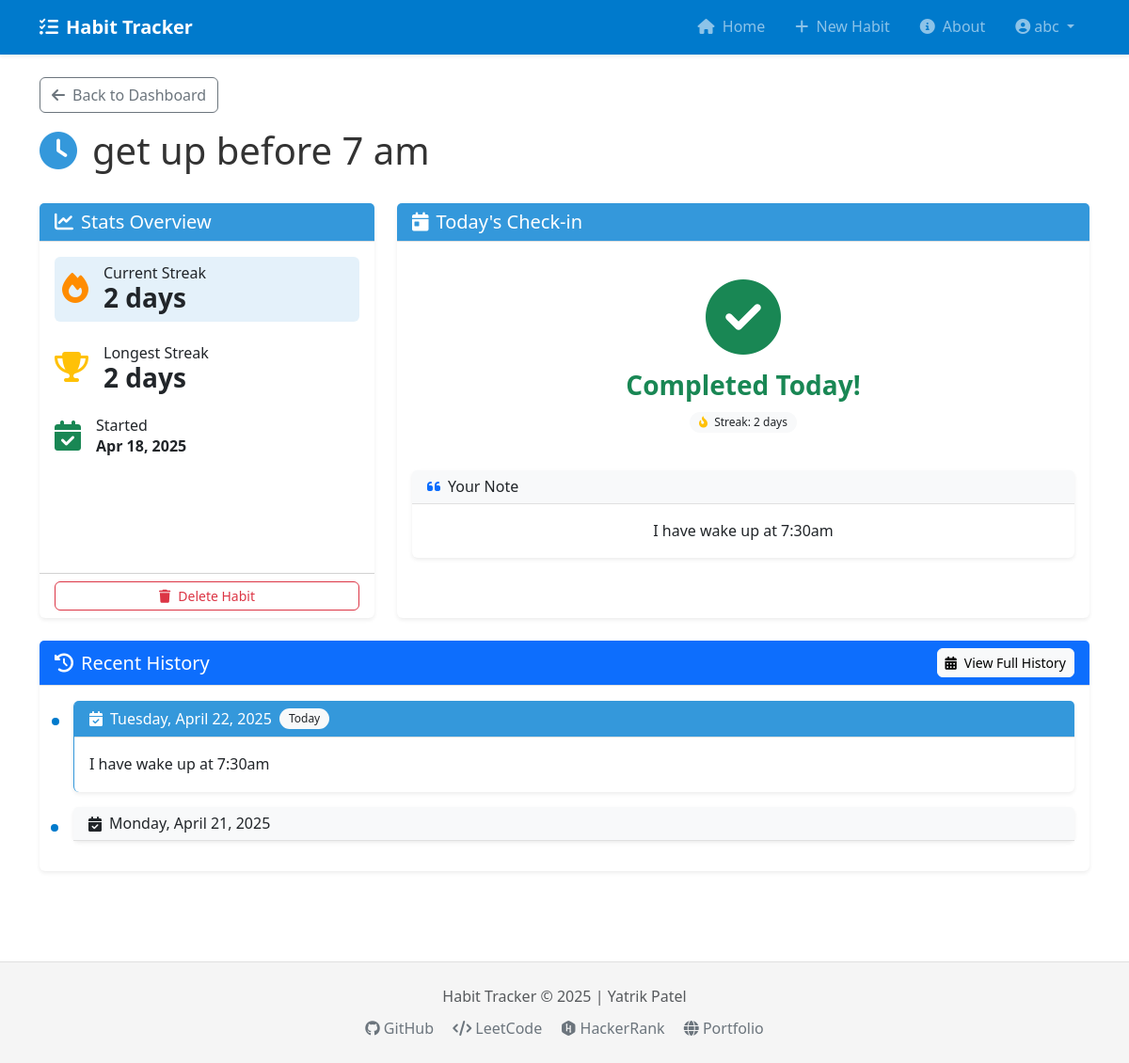
Page /habit/1 (signed in) on the committed database.
### models.py (models this page shows, shortened)
class User(db.Model, UserMixin):
    __tablename__ = 'users'
    id = db.Column(db.Integer, primary_key=True)
    username = db.Column(db.String(64), unique=True, nullable=False)
    email = db.Column(db.String(120), unique=True, nullable=False)
    password_hash = db.Column(db.String(128))
    created_at = db.Column(db.DateTime, default=datetime.utcnow)
    habits = db.relationship('Habit', backref='user', lazy=True, cascade="all, delete-orphan")

class Habit(db.Model):
    __tablename__ = 'habits'
    id = db.Column(db.Integer, primary_key=True)
    name = db.Column(db.String(100), nullable=False)
    created_at = db.Column(db.DateTime, default=datetime.utcnow)
    color = db.Column(db.String(7), default="#3498db")  # Hex color code
    icon = db.Column(db.String(50), nullable=True)
    current_streak = db.Column(db.Integer, default=0)
    longest_streak = db.Column(db.Integer, default=0)
    user_id = db.Column(db.Integer, db.ForeignKey('users.id'), nullable=False)
    logs = db.relationship('HabitLog', backref='habit', lazy=True, cascade="all, delete-orphan")

class HabitLog(db.Model):
    __tablename__ = 'habit_logs'
    id = db.Column(db.Integer, primary_key=True)
    habit_id = db.Column(db.Integer, db.ForeignKey('habits.id'), nullable=False)
    date = db.Column(db.Date, default=date.today)
    note = db.Column(db.Text, nullable=True)

### routes/habit_routes.py (the view)
@habit_bp.route('/<int:id>', methods=['GET'])
@login_required
def habit_detail(id):
    habit = Habit.query.get_or_404(id)
    if habit.user_id != current_user.id:
        abort(403)
    today = date.today()
    today_log = HabitLog.query.filter_by(
        habit_id=habit.id,
        date=today
    ).first()
    recent_logs = HabitLog.query.filter_by(
        habit_id=habit.id
    ).order_by(desc(HabitLog.date)).limit(10).all()
    return render_template(
        'habit_detail.html',
        habit=habit,
        today_log=today_log,
        recent_logs=recent_logs
    )

### app.py (called while the page is built)
def create_app(config_class=Config):
    app = Flask(__name__)
    app.config.from_object(config_class)
    db.init_app(app)
    login_manager = LoginManager()
    login_manager.login_view = 'auth.login'
    login_manager.login_message_category = 'info'
    login_manager.login_message = 'Please log in to access this page.'
    login_manager.init_app(app)
    @login_manager.user_loader
    def load_user(user_id):
        return User.query.get(int(user_id))
    register_routes(app)
    with app.app_context():
        db.create_all()
    return app

### templates/habit_detail.html (shortened to what this page needs)
{% extends "base.html" %}
{% block content %}
<div class="row mb-4">
    <div class="col">
        <a href="{{ url_for('main.home') }}" class="btn btn-outline-secondary mb-3">
            <i class="fas fa-arrow-left me-2"></i>Back to Dashboard
        </a>
        <h1 class="d-flex align-items-center">
            {% if habit.icon %}
                <i class="fas fa-{{ habit.icon }} habit-icon me-3"></i>
            {% endif %}
            {{ habit.name }}
        </h1>
    </div>
</div>
<div class="row">
    <div class="col-md-4 mb-4">
        <div class="card shadow-sm h-100 border-0">
            <div class="card-header habit-header">
                <h5 class="mb-0 d-flex align-items-center">
                    <i class="fas fa-chart-line me-2"></i>
                    Stats Overview
                </h5>
            </div>
            <div class="card-body">
                <div class="d-flex align-items-center mb-4 p-2 rounded habit-bg-light">
                    <div class="me-3">
                        <i class="fas fa-fire fa-2x streak-fire"></i>
                    </div>
                    <div>
                        <h6 class="mb-0">Current Streak</h6>
                        <h3 class="mb-0 fw-bold" id="current-streak">{{ habit.current_streak }} day{% if habit.current_streak != 1 %}s{% endif %}</h3>
                    </div>
                </div>
                <div class="d-flex align-items-center mb-4">
                    <div class="me-3">
                        <i class="fas fa-trophy fa-2x text-warning"></i>
                    </div>
                    <div>
                        <h6 class="mb-0">Longest Streak</h6>
                        <h3 class="mb-0 fw-bold" id="longest-streak">{{ habit.longest_streak }} day{% if habit.longest_streak != 1 %}s{% endif %}</h3>
                    </div>
                </div>
                <div class="d-flex align-items-center">
                    <div class="me-3">
                        <i class="fas fa-calendar-check fa-2x text-success"></i>
                    </div>
                    <div>
                        <h6 class="mb-0">Started</h6>
                        <p class="mb-0 fw-bold">{{ habit.created_at.strftime('%b %d, %Y') }}</p>
                    </div>
                </div>
            </div>
            <div class="card-footer bg-transparent">
                <form method="POST" action="{{ url_for('habit.delete_habit', id=habit.id) }}"
                      onsubmit="return confirm('Are you sure you want to delete this habit? All logs will be lost.');">
                    <button type="submit" class="btn btn-outline-danger btn-sm w-100">
                        <i class="fas fa-trash me-2"></i>Delete Habit
                    </button>
                </form>
            </div>
        </div>
    </div>
    <div class="col-md-8 mb-4">
        <div class="card shadow-sm border-0">
            <div class="card-header habit-header">
                <h5 class="mb-0 d-flex align-items-center">
                    <i class="fas fa-calendar-day me-2"></i>
                    Today's Check-in
                </h5>
            </div>
            <div class="card-body">
                {% if not today_log %}
                    <div class="text-center py-4">
                        <h5 class="mb-4 fw-bold">Did you complete "{{ habit.name }}" today?</h5>
                        <form id="check-in-form" method="POST" action="{{ url_for('habit.log_habit', id=habit.id) }}">
                            <div class="mb-4">
                                <label for="note" class="form-label">Add a note (optional)</label>
                                <textarea class="form-control" id="note" name="note" rows="2" placeholder="How did it go today?"></textarea>
                            </div>
                            <button type="submit" class="btn btn-success btn-lg px-5 shadow-sm">
                                <i class="fas fa-check me-2"></i>Yes, I did it!
                            </button>
                        </form>
                    </div>
                {% else %}
                    <div class="text-center py-4">
                        <div class="mb-4">
                            <i class="fas fa-check-circle text-success fa-5x pulse-animation"></i>
                            <h3 class="mt-3 text-success fw-bold">Completed Today!</h3>
                            <div class="badge bg-light text-dark mb-3">
                                <i class="fas fa-fire-alt text-warning me-1"></i>
                                Streak: {{ habit.current_streak }} day{% if habit.current_streak != 1 %}s{% endif %}
                            </div>
                        </div>
                        <div class="mb-4">
                            {% if today_log.note %}
                                <div class="card border-0 shadow-sm">
                                    <div class="card-header bg-light">
                                        <h6 class="mb-0 d-flex align-items-center">
                                            <i class="fas fa-quote-left me-2 text-primary"></i>
                                            Your Note
                                        </h6>
                                    </div>
                                    <div class="card-body">
                                        <p class="mb-0">{{ today_log.note }}</p>
                                    </div>
                                </div>
                            {% endif %}
                        </div>
                    </div>
                {% endif %}
            </div>
        </div>
    </div>
</div>
<div class="card shadow-sm mb-4 border-0">
    <div class="card-header bg-primary text-white">
        <div class="d-flex justify-content-between align-items-center">
            <h5 class="mb-0 d-flex align-items-center">
                <i class="fas fa-history me-2"></i>
                Recent History
            </h5>
            <a href="{{ url_for('habit.habit_history', id=habit.id) }}" class="btn btn-sm btn-light">
                <i class="fas fa-calendar-alt me-2"></i>View Full History
            </a>
        </div>
    </div>
    <div class="card-body">
        {% if recent_logs %}
            <div class="timeline">
                {% for log in recent_logs %}
                    <div class="card mb-3 border-0 shadow-sm {% if loop.first %}habit-border border-start{% endif %}">
                        <div class="card-header {% if loop.first %}habit-header{% else %}bg-light{% endif %}">
                            <h6 class="mb-0 d-flex align-items-center">
                                <i class="fas fa-calendar-check me-2"></i>
                                {{ log.date.strftime('%A, %B %d, %Y') }}
                                {% if loop.first %}
                                    <span class="badge bg-light text-dark ms-2">Today</span>
                                {% endif %}
                            </h6>
                        </div>
                        {% if log.note %}
                            <div class="card-body">
                                <p class="mb-0">{{ log.note }}</p>
                            </div>
                        {% endif %}
                    </div>
                {% endfor %}
            </div>
        {% else %}
            <div class="text-center py-4">
                <i class="fas fa-calendar-times fa-4x text-muted mb-3 opacity-50"></i>
                <h5 class="fw-bold">No check-ins yet</h5>
                <p class="text-muted">Start your streak today!</p>
            </div>
        {% endif %}
    </div>
</div>
{% endblock %}

### templates/base.html (shortened to what this page needs)
<!DOCTYPE html>
<html lang="en">
<head>
    <link href="https://cdn.jsdelivr.net/npm/bootstrap@5.3.0-alpha1/dist/css/bootstrap.min.css" rel="stylesheet">
    <link rel="stylesheet" href="https://cdnjs.cloudflare.com/ajax/libs/font-awesome/6.3.0/css/all.min.css">
    <link rel="stylesheet" href="{{ url_for('static', filename='css/main.css') }}">
</head>
<body>
    <nav class="navbar navbar-expand-lg navbar-dark bg-primary shadow-sm">
        <div class="container">
            <a class="navbar-brand fw-bold d-flex align-items-center" href="{{ url_for('main.home') }}">
                <i class="fas fa-tasks me-2"></i>
                Habit Tracker
            </a>
            <div class="collapse navbar-collapse" id="navbarNav">
                <ul class="navbar-nav ms-auto">
                    {% if current_user.is_authenticated %}
                        <li class="nav-item">
                            <a class="nav-link rounded px-3" href="{{ url_for('main.home') }}">
                                <i class="fas fa-home me-1"></i> Home
                            </a>
                        </li>
                        <li class="nav-item">
                            <a class="nav-link rounded px-3" href="{{ url_for('habit.new_habit') }}">
                                <i class="fas fa-plus me-1"></i> New Habit
                            </a>
                        </li>
                        <li class="nav-item">
                            <a class="nav-link rounded px-3" href="{{ url_for('main.about') }}">
                                <i class="fas fa-info-circle me-1"></i> About
                            </a>
                        </li>
                        <li class="nav-item dropdown">
                            <a class="nav-link dropdown-toggle rounded px-3" href="#" id="navbarDropdown" role="button"
                               data-bs-toggle="dropdown" aria-expanded="false">
                                <i class="fas fa-user-circle me-1"></i>{{ current_user.username }}
                            </a>
                        </li>
                    {% endif %}
                </ul>
            </div>
        </div>
    </nav>
    <div class="container py-4">
        {% block content %}{% endblock %}
    </div>
    <footer class="py-4 mt-5">
        <div class="container text-center text-muted">
            <p class="mb-2">Habit Tracker &copy; <span id="current-year"></span> | Yatrik Patel</p>
            <div class="social-links">
                <a href="https://github.com/Yatrik1107" target="_blank" class="text-decoration-none mx-2 text-secondary">
                    <i class="fab fa-github"></i> GitHub
                </a>
                <a href="https://leetcode.com/u/YatrikPatel1107/" target="_blank" class="text-decoration-none mx-2 text-secondary">
                    <i class="fas fa-code"></i> LeetCode
                </a>
                <a href="https://www.hackerrank.com/profile/yatrikbilodariya" target="_blank" class="text-decoration-none mx-2 text-secondary">
                    <i class="fab fa-hackerrank"></i> HackerRank
                </a>
                <a href="https://yatrik1107.github.io/portfolio-website/" target="_blank" class="text-decoration-none mx-2 text-secondary">
                    <i class="fas fa-globe"></i> Portfolio
                </a>
            </div>
        </div>
    </footer>
</body>
</html>

### static/css/main.css (style rules this page uses)
:root { --color-bg: #ffffff; --color-bg-secondary: #f5f5f5; --color-sidebar: #f3f3f3; --color-primary: #007acc; --color-primary-hover: #005999; --color-text: #333333; --color-text-secondary: #6c757d; --color-border: #e0e0e0; --color-danger: #e51400; --color-success: #107c10; --color-warning: #ff8c00; --color-info: #007acc; --shadow-sm: 0 2px 6px rgba(0, 0, 0, 0.08); --shadow-md: 0 5px 15px rgba(0, 0, 0, 0.1); --border-radius: 6px; --transition-speed: 0.2s; }
body { background-color: var(--color-bg); color: var(--color-text); font-family: 'Segoe UI', system-ui, -apple-system, sans-serif; line-height: 1.6; }
.card { border: 1px solid var(--color-border); border-radius: var(--border-radius); box-shadow: var(--shadow-sm); transition: box-shadow var(--transition-speed), transform var(--transition-speed); }
.card-header { border-bottom: 1px solid var(--color-border); }
.streak-fire { color: var(--color-warning); }
.fa-check-circle { color: var(--color-success); }
.btn { border-radius: var(--border-radius); font-weight: 500; transition: all var(--transition-speed); }
.habit-icon { color: inherit; }
.habit-header { background-color: var(--color-primary); color: white; }
.timeline .card { position: relative; margin-left: 20px; }
.timeline .card:before { content: ''; position: absolute; width: 14px; height: 14px; left: -27px; top: 15px; border-radius: 50%; background: var(--color-primary); border: 3px solid var(--color-bg); }
.timeline .card:after { content: ''; position: absolute; width: 2px; height: 100%; left: -21px; top: 15px; background: var(--color-border); z-index: -1; }
.timeline .card:last-child:after { height: 15px; }
.navbar-dark.bg-primary { background-color: var(--color-primary) !important; }
footer { background-color: var(--color-bg-secondary); border-top: 1px solid var(--color-border); }
.badge { font-weight: 500; border-radius: 12px; padding: 5px 10px; }

### rows in the picture
User: username "abc"
Habit: name "get up before 7 am", current_streak "2", longest_streak "2", created_at "Apr 18, 2025"
HabitLog: note "I have wake up at 7:30am", date "Tuesday, April 22, 2025", shows "Today"
HabitLog: date "Monday, April 21, 2025"
